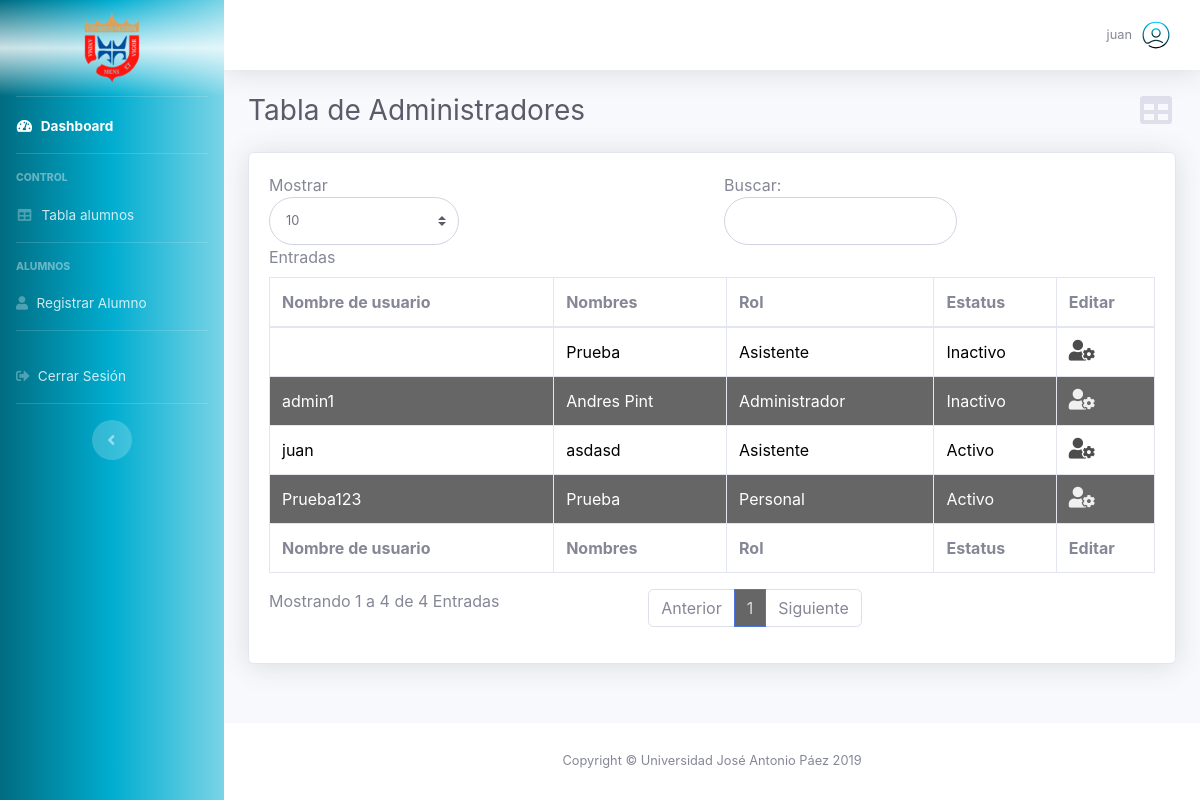
The app's page /page-admin-table-admin.php (signed in), older data.
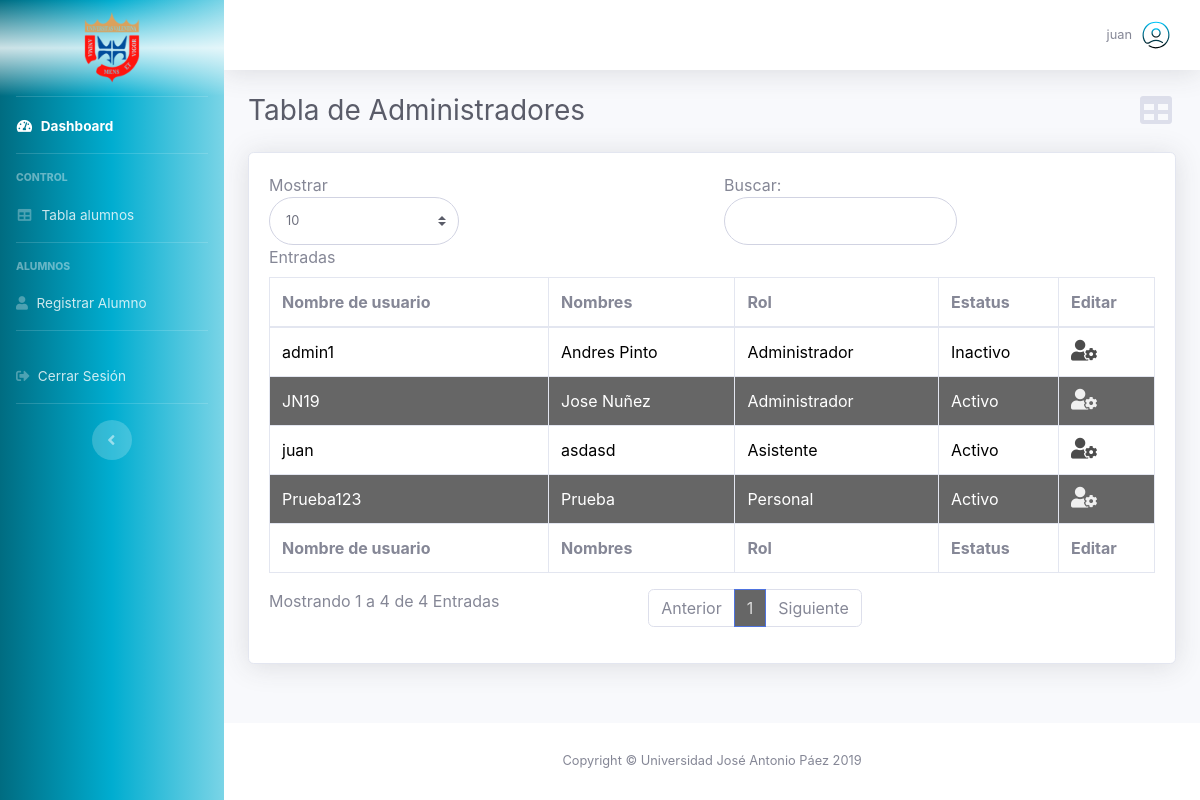
The same page, newer data.
### tables this page shows
CREATE TABLE `administradores` (
  `id_admin` int(11) NOT NULL,
  `estatus` int(3) NOT NULL DEFAULT '1',
  `usuario` varchar(266) NOT NULL,
  `contrasena` varchar(266) NOT NULL,
  `nombre` varchar(266) NOT NULL,
  `rol` int(3) NOT NULL
);

### page-admin-table-admin.php (the view, shortened to what this page needs)
<!DOCTYPE html>
<html lang="es">
<head>
  <link href="vendor/fontawesome-free/css/all.min.css" rel="stylesheet" type="text/css">
  <link href="css/font.css" rel="stylesheet">
  <link href="css/sb-admin-2.css" rel="stylesheet">
  <link href="css/dash.css" rel="stylesheet">
  <link href="css/style.css" rel="stylesheet">
  <link href="css/table.css" rel="stylesheet">
</head>
<body id="page-top">
  <div id="wrapper">
    <?php require_once('front/general/sidebar.php'); ?>
    <div id="content-wrapper" class="d-flex flex-column">
      <div id="content">
        <?php require 'front/general/navbar.php'; ?>
        <div id="page-admin-table" class="container-fluid">
          <div class="d-sm-flex align-items-center justify-content-between mb-4 mx-auto">
            <h1 class="h3 mb-0 text-gray-800">Tabla de Administradores</h1>
            <a class="d-none d-sm-inline-block"><i class="fas fa-fw fa-table fa-2x text-gray-300"></i></a>
          </div>
          <div class="card shadow mb-4">
            <div class="card-body">
              <div class="table-responsive">
                <table class="table table-bordered" id="dataTable" width="100%" cellspacing="0">
                  <thead>
                    <tr>
                      <th>Nombre de usuario</th>
                      <th>Nombres</th>
                      <th>Rol</th>
                      <th>Estatus</th>
                      <th>Editar</th>
                    </tr>
                  </thead>
                  <tfoot>
                    <tr>
                      <th>Nombre de usuario</th>
                      <th>Nombres</th>
                      <th>Rol</th>
                      <th>Estatus</th>
                      <th>Editar</th>
                    </tr>
                  </tfoot>
                  <tbody>
                    <?php
                    include 'back/conexion.php';
                    $sql = "SELECT * FROM administradores";
                    $result = mysqli_query($conexion, $sql);
                    if ($result->num_rows > 0) {
                      while ($row = mysqli_fetch_assoc($result)) {
                    ?>
                    <tr>
                      <td><?=$row['usuario']?></td>
                      <td><?=$row['nombre']?></td>
                      <td>
                      <?php
                      switch ($row['rol']) {
    case 1:
        echo 'Personal';
        break;
    case 2:
        echo 'Asistente';
        break;
    case 3:
        echo 'Administrador';
        break;
};
                      ?>
                      </td>
                      <td><?=($row['estatus']) ? 'Activo' : 'Inactivo'?></td>
                      <td><a href="<?='page-admin-edit-pass.php?id_admin='.$row['id_admin']?>"><i class="fas fa-user-cog"></i></a> </td>
                    </tr>
                    <?php
                      };
                    };
                    ?>
                  </tbody>
                </table>
              </div>
            </div>
          </div>
        </div>
      </div>
      <?php require 'front/general/footer.php'; ?>
    </div>
  </div>
</body>
</html>

### front/general/sidebar.php (shortened to what this page needs)
<?php
$rol = $_SESSION['rol'];
?>
<ul class="navbar-nav bg-gradient-primary sidebar sidebar-dark accordion" id="accordionSidebar">
  <a id="sidebar-brand-header" class="sidebar-brand d-flex align-items-center justify-content-center py-5">
    <div class="sidebar-brand-icon">
      <img src="img/varias/logo_ujap_peq.png" width="40%" height="20%" class="d-inline-block align-items-center" alt="">
    </div>
  </a>
  <?php if ($rol > 0) {  ?>
  <hr class="sidebar-divider my-0">
  <li class="nav-item active">
    <a class="nav-link" href="page-dashboard.php">
      <i class="fas fa-fw fa-tachometer-alt"></i>
      <span>Dashboard</span></a>
  </li>
  <hr class="sidebar-divider">
  <div class="sidebar-heading">
    Control
  </div>
  <li class="nav-item">
    <a id="sbtable" class="nav-link" href="page-admin-table.php">
      <i class="fas fa-fw fa-table"></i>
      <span>Tabla alumnos</span></a>
  </li>
  <?php }?>
  <?php if (($rol >= 1 && isset($_GET['ida']) || $rol >= 2)) {  ?>
  <hr class="sidebar-divider">
  <div class="sidebar-heading">
    Alumnos
  </div>
  <?php }?>
  <?php if ($rol >= 2) {  ?>
  <li class="nav-item">
    <a id="sdcrearAlumno" class="nav-link" href="page-admin-crear-alumno.php">
      <i class="fas fa-user"></i>
      <span>Registrar Alumno</span></a>
  </li>
  <?php }?>
  <hr class="sidebar-divider">
  <li class="nav-item">
    <a class="nav-link" data-toggle="modal" data-target="#logoutModal">
      <i class="fas fa-sign-out-alt"></i>
      <span>Cerrar Sesión</span></a>
  </li>
  <hr class="sidebar-divider d-none d-md-block">
  <div class="text-center d-none d-md-inline">
    <button class="rounded-circle border-0" id="sidebarToggle"></button>
  </div>
</ul>

### front/general/navbar.php (shortened to what this page needs)
<nav class="navbar navbar-expand navbar-light bg-white topbar mb-4 static-top shadow">
          <ul class="navbar-nav ml-auto">
            <li class="nav-item dropdown no-arrow">
              <a class="nav-link dropdown-toggle" href="#" id="userDropdown" role="button" data-toggle="dropdown"
                aria-haspopup="true" aria-expanded="false">
                <span id="usernameActual" class="mr-2 d-none d-lg-inline text-gray-600 small"><?php echo $_SESSION['username']?></span>
                <img class="img-profile rounded-circle" src="img/varias/user-icon.svg">
              </a>
            </li>
          </ul>
        </nav>

### front/general/footer.php
<footer class="sticky-footer bg-white">
        <div class="container my-auto">
          <div class="copyright text-center my-auto">
            <span>Copyright &copy; Universidad José Antonio Páez 2019</span>
          </div>
        </div>
      </footer>

### css/dash.css (style rules this page uses)
.bg-gradient-primary { background: linear-gradient(90deg, rgb(0, 108, 129), rgba(0, 173, 208, 1), rgba(0, 173, 208, 0.52)) !important; }

### css/style.css (style rules this page uses)
#sidebar-brand-header { background: linear-gradient(0deg, rgba(0, 173, 208, 0), rgba(255, 255, 255, 0.8), rgba(0, 173, 208, 0)) !important; }

### css/table.css (style rules this page uses)
.odd { background-color: rgb(255, 255, 255); color: #000000; }
.even { background-color: rgba(0, 0, 0, 0.6); color: #ffffff; }
.odd a i { color:rgba(0, 0, 0, 0.7); font-size: 1.3rem; }
.even a i { color: rgba(255, 255, 255, 0.9); font-size: 1.3rem; }

Row changes from the older to the newer data that the page shows:
removed administradores: nombre "Prueba", rol "Asistente", estatus "Inactivo"
changed administradores "admin1": nombre "Andres Pint" → "Andres Pinto"
added administradores: usuario "JN19", nombre "Jose Nuñez", rol "Administrador", estatus "Activo"
